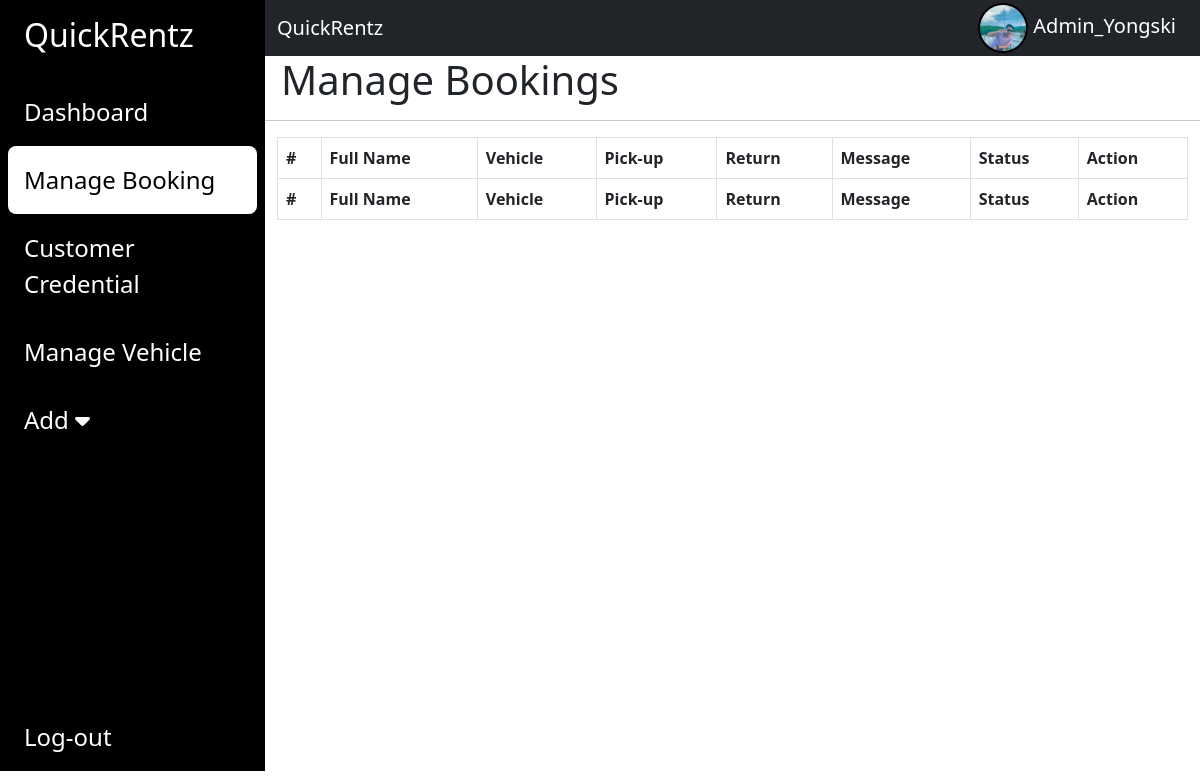
Before: /admin/bookings.php (signed in) with the older database file.
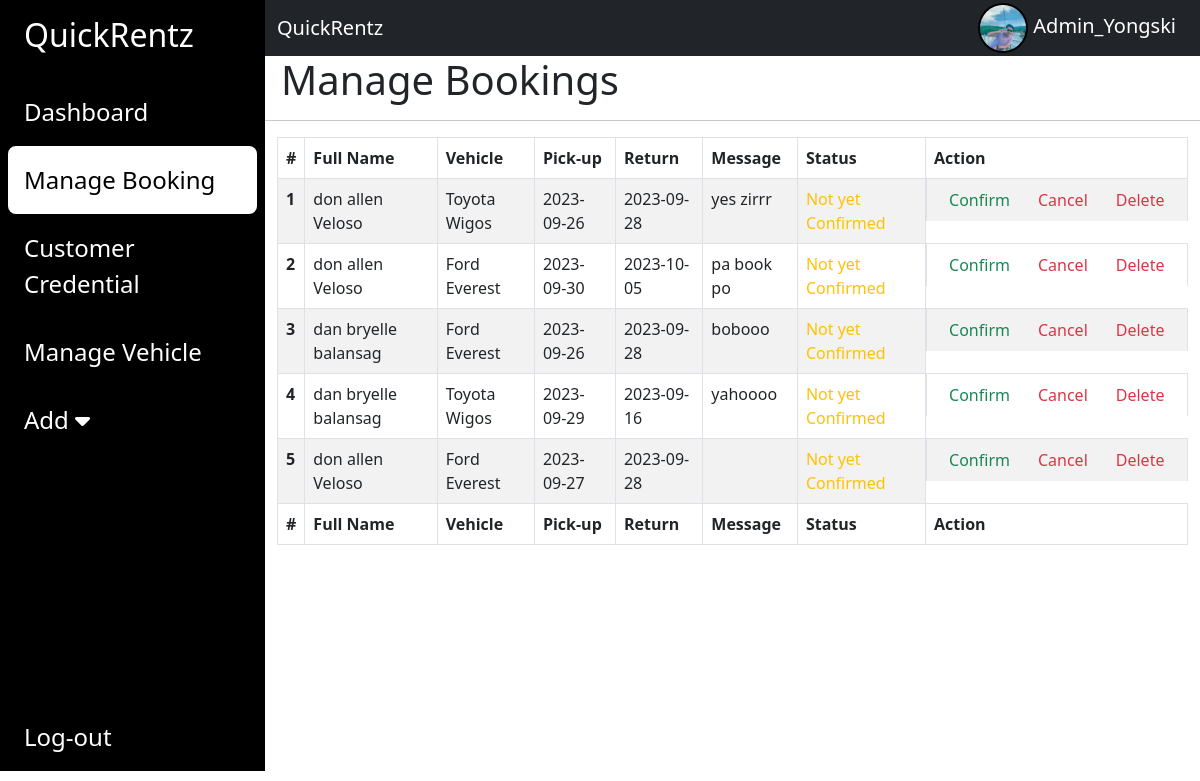
After: the same page with the newer database file.
### tables this page shows
CREATE TABLE `reservation` (
  `ReservationID` int(11) NOT NULL,
  `UserID` int(11) NOT NULL,
  `VehicleID` int(11) NOT NULL,
  `Pickup` date NOT NULL,
  `Return` date NOT NULL,
  `Message` text NOT NULL,
  `Status` varchar(50) NOT NULL
);

CREATE TABLE `user` (
  `UserID` int(11) NOT NULL,
  `Username` varchar(11) NOT NULL,
  `FirstName` text NOT NULL,
  `LastName` text NOT NULL,
  `PhoneNumber` int(12) NOT NULL,
  `Address` varchar(250) NOT NULL,
  `Email` varchar(50) NOT NULL,
  `Password` varchar(11) NOT NULL
);

CREATE TABLE `brand` (
  `BrandID` int(11) NOT NULL,
  `brandName` text NOT NULL,
  `brandLogo` int(11) NOT NULL
);

CREATE TABLE `vehicle` (
  `VehicleID` int(11) NOT NULL,
  `BrandID` int(11) NOT NULL,
  `Model` varchar(50) NOT NULL,
  `Year` year(4) NOT NULL,
  `Type` varchar(50) NOT NULL,
  `FuelType` varchar(50) NOT NULL,
  `Transmision` varchar(50) NOT NULL,
  `Mileage` varchar(50) NOT NULL,
  `SeatingCapacity` int(11) NOT NULL,
  `Rate` int(11) NOT NULL,
  `Image1` varchar(60) NOT NULL,
  `Image2` varchar(60) NOT NULL,
  `Image3` varchar(60) NOT NULL,
  `Image4` varchar(60) NOT NULL
);

### admin/bookings.php (the view, shortened to what this page needs)
<?php
include "includes/database.php";
if (isset($_SESSION['AdminUsername']) && isset($_SESSION['profilePhoto'])) {
    $username = $_SESSION['AdminUsername'];
    $profilePic = $_SESSION['profilePhoto'];
} else {
    header("Location: log-in.php");
    exit;
}
?>
<!DOCTYPE html>
<html lang="en">
<head>
    <link href="https://cdn.jsdelivr.net/npm/bootstrap@5.3.0/dist/css/bootstrap.min.css" rel="stylesheet"
>
    <link rel="stylesheet" href="https://cdnjs.cloudflare.com/ajax/libs/font-awesome/6.4.0/css/all.min.css"
 />
    <link rel="stylesheet" href="style.css">
</head>
<body>
    <div class="main-container d-flex h-100">
        <div class="sidebar" id="side_nav">
            <div class="header-box px-3 pt-3 pd-4 d-flex justify-content-between">
                <h2 class="text-white px-2">QuickRentz</h2>
            </div>
            <ul class="list-unstyled px-2 pt-3">
                <li class="p-3"><a href="main.php" class="text-decoration-none fs-4">Dashboard</a></li>
                <li class="p-3 active"><a href="booking.php" class="text-decoration-none fs-4">Manage Booking</a></li>
                <li class="p-3"><a href="users.php" class="text-decoration-none fs-4">Customer Credential</a></li>
                <li class="p-3"><a href="vehicles.php" class="text-decoration-none fs-4">Manage Vehicle</a></li>
                <li class="p-3"> <a class="text-decoration-none fs-4" data-bs-toggle="collapse" href="#collapseAdd"
                        role="button" aria-expanded="false" aria-controls="collapseAdd">Add <i
                            class="fa-solid fa-caret-down"></i>
                    </a>
                </li>
            </ul>
            <ul class="list-unstyled signout px-4">
                <li>
                    <form method="POST" action="">
                        <a class="text-decoration-none fs-4" href="log-out.php" type="button">Log-out</a>
                    </form>
                </li>
            </ul>
        </div>
        <div class="content">
            <nav class="navbar navbar-expand-lg bg-dark">
                <div class="container-fluid">
                    <div class="d-flex justify-content-between">
                        <a class="navbar-brand text-white" href="#">QuickRentz</a>
                    </div>
                    <div class="profile collapse navbar-collapse" id="navbarNav">
                        <ul class="navbar-nav">
                            <li class="nav-item">
                                <h5 class="text-white my-auto p-4">
                                    <img src='img/adminprofilephoto/<?php echo $profilePic ?>' alt=''
                                        style='border:2px solid #000;border-radius: 50px;' height='50'>
                                    <?php
                                    echo $username;
                                    ?>
                                </h5>
                            </li>
                        </ul>
                    </div>
                </div>
            </nav>
            <h1 class="col-md-12 px-3">Manage Bookings</h1>
            <hr>
            <div class="container">
                <table id="pagination" class="table table-striped table-bordered" style="width:100%;">
                    <thead>
                        <tr>
                            <th scope="col">#</th>
                            <th scope="col">Full Name</th>
                            <th scope="col">Vehicle</th>
                            <th scope="col">Pick-up</th>
                            <th scope="col">Return</th>
                            <th scope="col">Message</th>
                            <th scope="col">Status</th>
                            <th scope="col">Action</th>
                        </tr>
                    </thead>
                    <tbody>
                        <?php
                        $sqlReservation = "SELECT user.FirstName, user.LastName, brand.brandName, vehicle.Model, reservation.* FROM reservation INNER JOIN user ON reservation.UserID = user.UserID INNER JOIN vehicle ON reservation.VehicleID = vehicle.VehicleID
                        INNER JOIN brand ON vehicle.BrandID = brand.BrandID";
                        $initiateReservation = mysqli_query($conn, $sqlReservation);
                        while ($results = mysqli_fetch_assoc($initiateReservation)) {
                            if($results['Status'] == 'Booking Confirmed'){
                                $status = "<td class='text-success'>$results[Status]</td>";
                            }elseif($results['Status'] == 'Booking Cancelled'){
                                $status = "<td class='text-danger'>$results[Status]</td>";
                            }else{
                                $status = "<td class='text-warning'>$results[Status]</td>";
                            }
                            echo "
                                <tr>
                                    <th scope='row'>$results[ReservationID]</th>
                                    <td>$results[FirstName] $results[LastName]</td>
                                    <td>$results[brandName] $results[Model]</td>
                                    <td>$results[Pickup]</td>
                                    <td>$results[Return]</td>
                                    <td>$results[Message]</td>
                                    $status
                                    <td class='d-flex'>
                                        <form method='GET' action='confirm.php' class='px-2'>
                                            <input type='hidden' name='ReservationID' value='$results[ReservationID]'>
                                            <button type='submit' class='btn-delete text-success' style='border:none;background:none;'>Confirm</button>
                                        </form>
                                        <form method='GET' action='cancel.php' class='px-2'>
                                            <input type='hidden' name='ReservationID' value='$results[ReservationID]'>
                                            <button type='submit' class='btn-delete text-danger' style='border:none;background:none;'>Cancel</button>
                                        </form>
                                        <form method='GET' action='deletebooking.php' class='px-2'>
                                            <input type='hidden' name='ReservationID' value='$results[ReservationID]'>
                                            <button type='submit' class='btn-delete text-danger' style='border:none;background:none;'>Delete</button>
                                        </form>
                                    </td>
                                </tr>";
                        }
                        ?>
                    </tbody>
                    <tfoot>
                        <tr>
                            <th scope="col">#</th>
                            <th scope="col">Full Name</th>
                            <th scope="col">Vehicle</th>
                            <th scope="col">Pick-up</th>
                            <th scope="col">Return</th>
                            <th scope="col">Message</th>
                            <th scope="col">Status</th>
                            <th scope="col">Action</th>
                        </tr>
                    </tfoot>
                </table>
            </div>
        </div>
    </div>
</body>
</html>

### admin/style.css (style rules this page uses)
#side_nav { background-color: #000000; min-width: 265px; max-width: 265px; transition: 0.5s; }
.content { min-width: 100vh; width: 100%; height: 100%; }
.active { background-color: #fff; border-radius: 8px; }
.sidebar li.active a, .sidebar li.active a:hover { color: #000; }
.sidebar li a, .signout { color: #fff; }
.signout { margin-top: 100%; }
.profile { position: absolute; right: 0%; }

Changed rows visible on the page:
added reservation: ReservationID "1", UserID.FirstName "don allen", UserID.LastName "Veloso", brand.brandName "Toyota", VehicleID.Model "Wigos", Pickup "2023-09-26", Return "2023-09-28", Message "yes zirrr", Status "Not yet Confirmed"
added reservation: ReservationID "2", UserID.FirstName "don allen", UserID.LastName "Veloso", brand.brandName "Ford", VehicleID.Model "Everest", Pickup "2023-09-30", Return "2023-10-05", Message "pa book po", Status "Not yet Confirmed"
added reservation: ReservationID "3", UserID.FirstName "dan bryelle", UserID.LastName "balansag", brand.brandName "Ford", VehicleID.Model "Everest", Pickup "2023-09-26", Return "2023-09-28", Message "bobooo", Status "Not yet Confirmed"
added reservation: ReservationID "4", UserID.FirstName "dan bryelle", UserID.LastName "balansag", brand.brandName "Toyota", VehicleID.Model "Wigos", Pickup "2023-09-29", Return "2023-09-16", Message "yahoooo", Status "Not yet Confirmed"
added reservation: ReservationID "5", UserID.FirstName "don allen", UserID.LastName "Veloso", brand.brandName "Ford", VehicleID.Model "Everest", Pickup "2023-09-27", Return "2023-09-28", Status "Not yet Confirmed"
